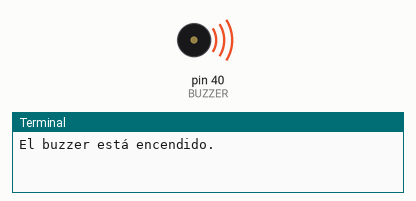
Simulated run of this program. Board: Raspberry Pi (header pin numbers). Parts: buzzer (waves = sounding, pin HIGH), the last lines printed to the terminal.

Above: at 2.5 s.
At 7.5 s:
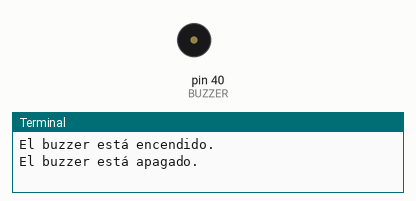
Timing chart, 0 to 13.0 s (numbered marks = the images above):
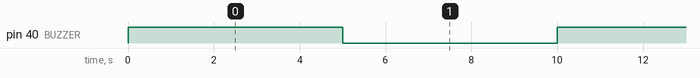

Measured:
- by itself, pin 40 (BUZZER): alternates HIGH for 5.0 s and LOW for 5.0 s

The program:

buzzer.py
```python
import RPi.GPIO as GPIO
from time import sleep

# Configura el modo de los pines
GPIO.setmode(GPIO.BOARD)

# Selecciona el número de puerto (pin 40, GPIO 21) para el buzzer
BUZZER = 40

# Configura el pin del buzzer como salida
GPIO.setup(BUZZER, GPIO.OUT)

try:
    while True:
        # Enciende el buzzer
        GPIO.output(BUZZER, GPIO.HIGH)
        print("El buzzer está encendido.")
        sleep(5)  # Espera 5 segundos

        # Apaga el buzzer
        GPIO.output(BUZZER, GPIO.LOW)
        print("El buzzer está apagado.")
        sleep(5)  # Espera 5 segundos

except KeyboardInterrupt:
    # Limpia la configuración de los pines al salir
    GPIO.cleanup()

print("hola")
```
